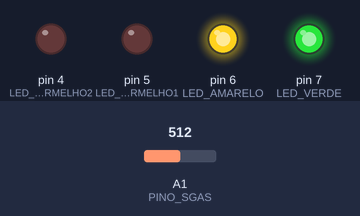
The sketch below on a simulated Arduino Uno, built with avr-gcc and run on an emulated ATmega328P. Shown: output pins drawn as LEDs (lit = HIGH). The test bench sets the inputs (shaded band); at power-on: A1 (PINO_SGAS) = 512.

Above: at 1.2 s.
1.3 s: A1 (PINO_SGAS) set to 535
At 2.0 s:
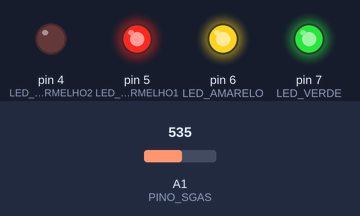
3.0 s: A1 (PINO_SGAS) set to 650
4.5 s: A1 (PINO_SGAS) set to 674
At 5.6 s:
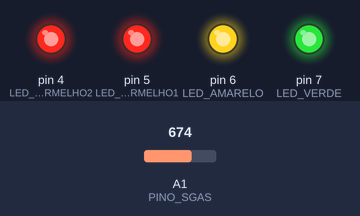
6.0 s: A1 (PINO_SGAS) set to 306
At 6.8 s:
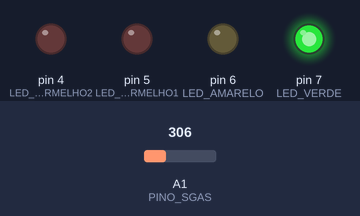
7.5 s: A1 (PINO_SGAS) set to 417
9.0 s: A1 (PINO_SGAS) set to 441
At 10.4 s:
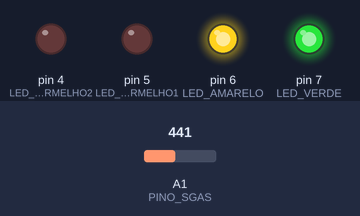
Timing chart, 0 to 11.5 s (numbered marks = the images above; inputs shaded):
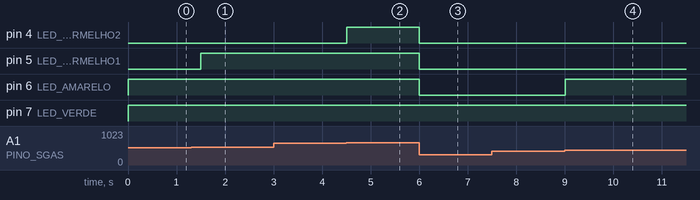

The sketch:

gas_sensor1.ino
```cpp
/*
	### Detector de gás ###
    # Verde = Seguro #
    # Amarelo = Alerta #
    # Laranja = Perigo #
    # Vermelho = Área Contaminada #
*/

int const PINO_SGAS = A1;
int LED_VERDE = 7;
int LED_AMARELO = 6;
int LED_VERMELHO1 = 5;
int LED_VERMELHO2 = 4;
void setup(){
  	pinMode(LED_VERDE, OUTPUT);
    pinMode(LED_AMARELO, OUTPUT);
    pinMode(LED_VERMELHO1, OUTPUT);
    pinMode(LED_VERMELHO2, OUTPUT);
    Serial.begin(9600);
}

void loop(){
    int valor = analogRead(PINO_SGAS);
    valor = map(valor, 300, 750, 0, 100);
    digitalWrite(LED_VERDE, HIGH);
  	digitalWrite(LED_AMARELO, valor >= 30 ? HIGH : LOW);
    digitalWrite(LED_VERMELHO1, valor >= 50 ? HIGH : LOW);
    digitalWrite(LED_VERMELHO2, valor >= 80 ? HIGH : LOW);

  delay(250);
}
```

Measured:
- the behaviour switches between 524 and 525 on A1 (PINO_SGAS) (found by bisection; images 0 and 1)
- the behaviour switches between 659 and 660 on A1 (PINO_SGAS) (found by bisection; images 1 and 2)
- the behaviour switches between 434 and 435 on A1 (PINO_SGAS) (found by bisection; images 3 and 4)
- after the input at 1.3 s, pin 5 (LED_VERMELHO1): LOW → HIGH after 0.20 s
- after the input at 3.0 s, every drawn part: stays the same
- after the input at 4.5 s, pin 4 (LED_VERMELHO2): LOW → HIGH at once
- after the input at 6.0 s, pin 4 (LED_VERMELHO2), pin 5 (LED_VERMELHO1), pin 6 (LED_AMARELO): HIGH → LOW at once
- after the input at 7.5 s, every drawn part: stays the same
- after the input at 9.0 s, pin 6 (LED_AMARELO): LOW → HIGH at once
